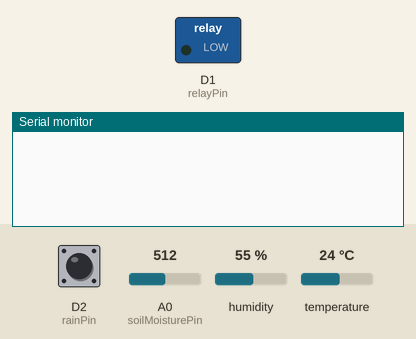
The sketch below on a simulated ESP8266 (NodeMCU). Shown: switched loads named in the sketch (green lamp = pin HIGH), the last lines printed to the serial monitor. The inputs (shaded band) are chosen by the test bench; at power-on: A0 (soilMoisturePin) = 512, humidity 55 %, D2 (rainPin) HIGH, temperature 24 °C. WiFi joins after 1.5 s; servers stay silent unless stated.

Above: at 3.0 s.
3.1 s: A0 (soilMoisturePin) set to 488
At 4.7 s:
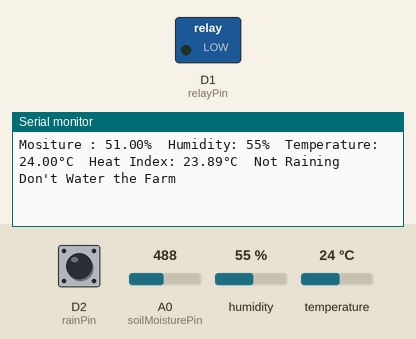
7.3 s: humidity set to 51 %
At 8.6 s:
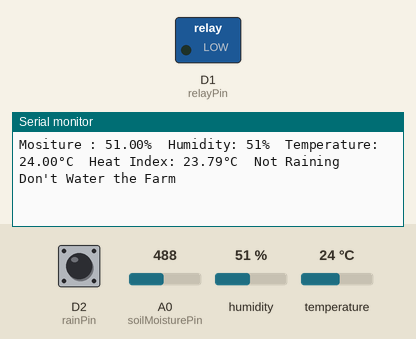
8.8 s: humidity set to 48 %
At 13.2 s:
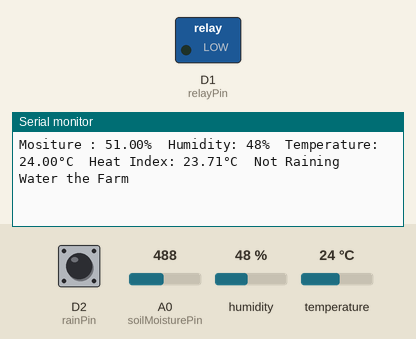

Measured:
- the behaviour switches between 507 and 506 on A0 (soilMoisturePin) (found by bisection; images 0 and 1)
- the behaviour switches between 50 and 49 % on humidity (found by bisection; images 2 and 3)
- after the input at 3.1 s, the serial monitor: prints a new line after 0.73 s (image 1)
- after the input at 7.3 s, the serial monitor: prints a new line after 0.53 s (image 2)
- after the input at 8.8 s, the serial monitor: prints a new line after 3.0 s (image 3)

The sketch:

NodeMCU_SM_DHT_Rain.ino
```cpp
#include <BlynkSimpleEsp8266.h> //Library for Blynk
#include <DHT.h> //Library for DHT sensor

//Defining the Sensor & relay pins
#define soilMoisturePin A0
#define DHTPin D3
#define rainPin D2
#define relayPin D1

//Defining virtual pins for Blynk app
#define virtualSoilMoisturePin V0
#define virtualHumidityPin V1
#define virtualTemperaturePin V2
#define virtualRainPin V3
#define virtualWaterPumpPin V4
#define virtualTextBoxPin V5

BlynkTimer timer; //BlynkTimer object
DHT dht(DHTPin, DHT11); //DHT object

//Details for connecting to Blynk
char authToken[] = "YOUR AUTH TOKEN";
char ssid[] = "YOUR WIFI NAME";
char password[] = "YOUR WIFI PASSWORD";

//Variables for storing sensor data & controlling water pump
float soilMoisture;
int relHum;
float tempC;
float heatIndxC;
bool rain;
int waterPump;

void setup() {
  Serial.begin(115200); //Initialisation of NodeMCU Serial

  //Defining the direction of sensors & relay GPIO pins
  pinMode(soilMoisturePin, INPUT);
  pinMode(DHTPin, INPUT);
  pinMode(rainPin, INPUT);
  pinMode(relayPin, OUTPUT);

  //Connecting to Blynk
  Blynk.begin(authToken, ssid, password);
  //Used to send data in intervals
  timer.setInterval(2000, callFunc);

  dht.begin(); //Initialisation of dht object
}

//Reading data from Blynk
BLYNK_WRITE(virtualWaterPumpPin){
  waterPump = param.asInt();
  if(waterPump == 1){
     Serial.println("Water Pump Switched ON");
     digitalWrite(relayPin, HIGH);
  } else {
     Serial.println("Water Pump Switched OFF");
     digitalWrite(relayPin, LOW);
  }
}

void loop() {
  Blynk.run(); //For managing Blynk
  timer.run(); //For managing BlynkTimer
}

void callFunc() {
  //Read the soil moisture sensor values and map it between 0 to 100
  soilMoisture = analogRead(soilMoisturePin);
  soilMoisture = map(soilMoisture,1023,0,0,100);

  //Read temperature and humidity values from DHT
  tempC = dht.readTemperature();
  relHum = dht.readHumidity();

  //Validating temeperature and humidity values
  if (isnan(tempC) || isnan(relHum))
    return;

  //Calculate heat index in °C
  heatIndxC = dht.computeHeatIndex(tempC, relHum, false);

  rain = digitalRead(rainPin); //Read data from rain sensor

  //Print the sensor values
  Serial.print("Mositure : ");
  Serial.print(soilMoisture);
  Serial.print("%  Humidity: ");
  Serial.print(relHum);
  Serial.print("%  Temperature: ");
  Serial.print(tempC);
  Serial.print("°C  Heat Index: ");
  Serial.print(heatIndxC);
  Serial.print("°C  ");

  //Writing on Blynk Virtual Pins
  Blynk.virtualWrite(virtualSoilMoisturePin, soilMoisture);
  Blynk.virtualWrite(virtualHumidityPin, relHum);
  Blynk.virtualWrite(virtualTemperaturePin, tempC);

  if(rain == 0){
    Serial.print("Its Raining  ");
    Blynk.virtualWrite(virtualRainPin, 1);
  } else {
    Serial.print("Not Raining  ");
    Blynk.virtualWrite(virtualRainPin, 2);
  }

  if((soilMoisture < 50 || relHum < 50) && rain == 1){
    Serial.println("Water the Farm");
    Blynk.virtualWrite(virtualTextBoxPin, "Water the Farm");
  } else if((soilMoisture >= 50 && relHum >= 50) || rain == 0) {
    Serial.println("Don't Water the Farm");
    Blynk.virtualWrite(virtualTextBoxPin, "Don't Water the Farm");
  }
}
```
